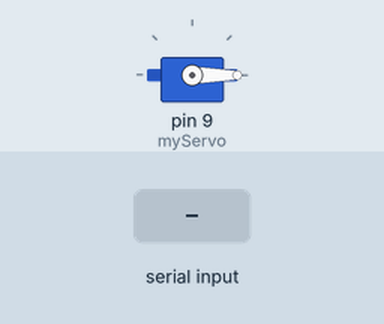
Recording of a sketch running on a simulated Arduino Uno, built with avr-gcc and run on an emulated ATmega328P. On the bench: servo. Inputs (shaded band) come from the test bench.

Above: at 1.2 s.
1.3 s: "1,90\n" received over the second serial link
At 8.5 s:
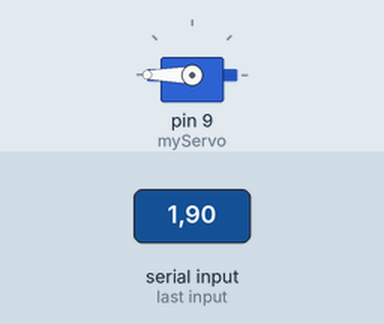
9.2 s: "0\n" received over the second serial link
At 11.0 s:
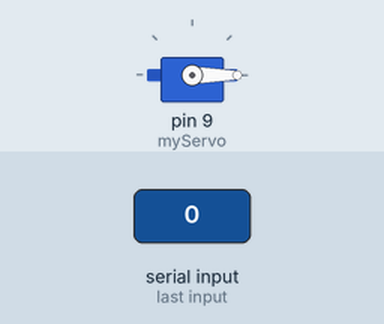
11.7 s: "180\n" received over the second serial link
At 14.1 s:
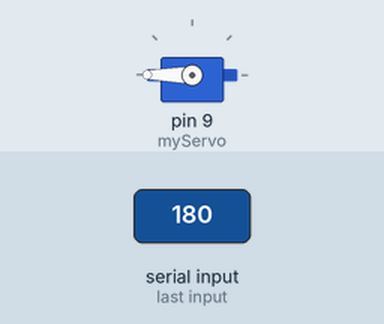
Timing chart, 0 to 15.6 s (numbered marks = the images above; inputs shaded):
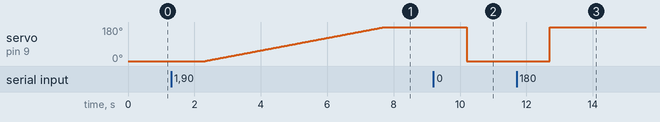

Measured:
- after the input at 1.3 s, servo on pin 9 (myServo): moves from 0° to 180° over 5.4 s, starting after 1.0 s
- after the input at 9.2 s, servo on pin 9 (myServo): 180° → 0° after 1.0 s
- after the input at 11.7 s, servo on pin 9 (myServo): 0° → 180° after 1.0 s

The sketch:

Arduino_Source_Code.ino
```cpp
#include <SoftwareSerial.h>
#include <Servo.h>

Servo myServo;
int TxD = 11;
int RxD = 10;
int servoposition;
int servopos;
int new1;
SoftwareSerial bluetooth(TxD, RxD);

void setup() {
  int pos=0;
  myServo.attach(9);
  myServo.write(0);
  Serial.begin(9600);       // start serial communication at 9600bps
  bluetooth.begin(9600);
}

void loop() {
 if (bluetooth.available())
   {
    String value = bluetooth.readString();
    servoposition = value.toInt();

    if (value.toInt() == 0)
    {
      bluetooth.print("3");
    myServo.write(0);
      }

      if (value.toInt() == 45)
    {
    myServo.write(45);
      }

      if (value.toInt() == 90)
    {
      bluetooth.print("4");
    myServo.write(90);
      }

      if (value.toInt() == 135)
    {
    myServo.write(135);
      }

      if (value.toInt() == 180)
    {
    myServo.write(180);
      }

   while(value.toInt()==1){
    if (bluetooth.available())
   {
    value = bluetooth.readString();
    if (value.toInt()==2)
    { break; }

   }

    servopos++;
    delay(30);
    myServo.write(servopos);


    if (servopos ==180 )
    {servopos=0;break;}


  }

 }

}
```
